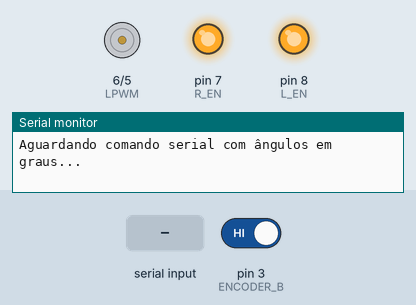
This sketch was run on a simulated Arduino Uno, built with avr-gcc and run on an emulated ATmega328P. Parts: motor-driver pin pairs drawn as motors (green arrow = first pin HIGH = forward, orange = second pin HIGH = backward, longer = more drive), output pins drawn as LEDs (lit = HIGH), the last lines printed to the serial monitor. Inputs (shaded band) come from the test bench; at power-on: pin 3 (ENCODER_B) HIGH.

Above: at 1.2 s.
1.3 s: "30 150 10\n" received over Serial
4.3 s: "1\n" received over Serial
At 5.5 s:
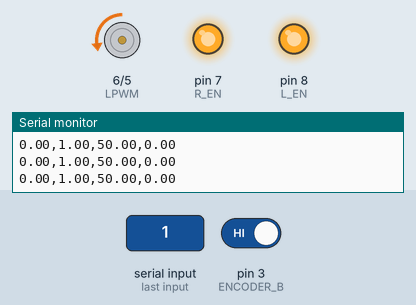
5.8 s: "90 45 200\n" received over Serial
At 7.0 s:
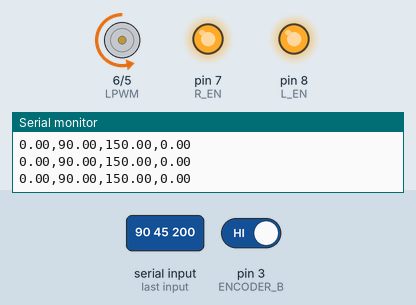
7.3 s: "1 90\n" received over Serial
At 7.6 s:
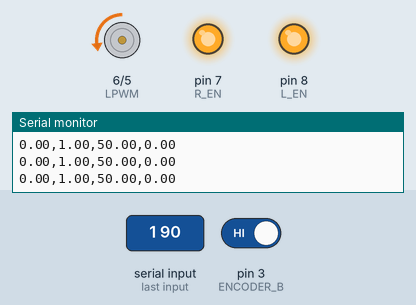
Timing chart, 0 to 9.8 s (numbered marks = the images above; inputs shaded):
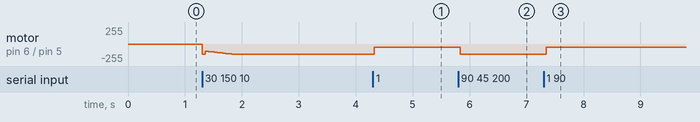

The sketch:

Controle_articulacao_em_Graus_V1.ino
```cpp
// ======================= CONFIGURAÇÕES =========================
#define ENCODER_A 2
#define ENCODER_B 3
#define PULSOS_POR_VOLTA 37000

#define PASSO 23.3               // mm no fuso por volta completa no eixo do motor
#define CURSO_FUSO_MM 60.58       // curso linear total em mm 2.6voltasX23.3 PRECISA AJUSTAR
#define ANGULO_TOTAL_GRAUS 90.0  // rotação correspondente ao curso total do fuso
#define ERRO_PULSOS 200

#define VALOR_PWM_MAX 150
#define VALOR_PWM_MIN 50
#define DELTA_T 50  // ms - intervalo do loop de controle

#define LIMIT_SOMA_ERRO_POS 100000
#define LIMIT_SOMA_ERRO_VEL 50000

// ======================= PINAGEM ===============================
const int RPWM = 5;
const int LPWM = 6;
const int R_EN = 7;
const int L_EN = 8;

// ======================= VARIÁVEIS GLOBAIS =====================
volatile long pulsosEncoder = 0;

float Kp_pos = 0.02;
float Ki_pos = 0.001;

float Kp_vel = 0.153;
float Ki_vel = 0.15;
float Kd_vel = 0.01;

float soma_erro_pos = 0;
float soma_erro_vel = 0;
float erro_vel_anterior = 0;

long pulsosEncoder_anterior = 0;
float vel_atual = 0;

bool movimentoConcluido = true;

#define MAX_MOVIMENTOS 10
float angulosGraus[MAX_MOVIMENTOS];  // agora o comando é em graus
int totalMovimentos = 0;
int indiceMovimento = 0;

long ALVO_PULSOS = 0;

// ======================= SETUP ================================
void setup() {
  pinMode(RPWM, OUTPUT);
  pinMode(LPWM, OUTPUT);
  pinMode(R_EN, OUTPUT);
  pinMode(L_EN, OUTPUT);
  digitalWrite(R_EN, HIGH);
  digitalWrite(L_EN, HIGH);

  pinMode(ENCODER_A, INPUT_PULLUP);
  pinMode(ENCODER_B, INPUT_PULLUP);
  attachInterrupt(digitalPinToInterrupt(ENCODER_B), readEncoder, RISING);

  Serial.begin(115200);
  Serial.println("Aguardando comando serial com ângulos em graus...");
}

// ======================= LOOP ================================
void loop() {
  receberComandoSerial();

  if (indiceMovimento >= totalMovimentos) {
    return;
  }

  if (!movimentoConcluido) {
    long erro_pos = ALVO_PULSOS - pulsosEncoder;

    if (abs(erro_pos) <= ERRO_PULSOS) {
      SetMotor(0, 0);
      movimentoConcluido = true;
      soma_erro_pos = 0;
      soma_erro_vel = 0;
      erro_vel_anterior = 0;

      Serial.println(">>> Movimento concluído <<<");

      indiceMovimento++;
      if (indiceMovimento < totalMovimentos) {
        iniciarNovoMovimento();
      }
    } else {
      // Controle PI de posição → gera velocidade de referência
      soma_erro_pos += erro_pos * (DELTA_T / 1000.0);
      soma_erro_pos = constrain(soma_erro_pos, -LIMIT_SOMA_ERRO_POS, LIMIT_SOMA_ERRO_POS);
      float vel_ref = (Kp_pos * erro_pos) + (Ki_pos * soma_erro_pos);

      // Medição da velocidade atual
      long delta_pulsos = pulsosEncoder - pulsosEncoder_anterior;
      double delta_phi = delta_pulsos * (2 * PI / PULSOS_POR_VOLTA);
      vel_atual = delta_phi / (DELTA_T / 1000.0);  // rad/s
      pulsosEncoder_anterior = pulsosEncoder;

      // Controle PID de velocidade
      float erro_vel = vel_ref - vel_atual;
      soma_erro_vel += erro_vel * (DELTA_T / 1000.0);
      soma_erro_vel = constrain(soma_erro_vel, -LIMIT_SOMA_ERRO_VEL, LIMIT_SOMA_ERRO_VEL);
      float derivada_erro_vel = (erro_vel - erro_vel_anterior) / (DELTA_T / 1000.0);
      erro_vel_anterior = erro_vel;

      float pwm = (Kp_vel * erro_vel) + (Ki_vel * soma_erro_vel) + (Kd_vel * derivada_erro_vel);

      pwm = constrain(abs(pwm), VALOR_PWM_MIN, VALOR_PWM_MAX);
      int direcao = (erro_pos > 0) ? 1 : -1;
      SetMotor(direcao, pwm);

      // Conversões para exibição
      float pos_mm = (pulsosEncoder * PASSO) / PULSOS_POR_VOLTA;
      float alvo_mm = (ALVO_PULSOS * PASSO) / PULSOS_POR_VOLTA;
      float angulo_atual = (pos_mm * ANGULO_TOTAL_GRAUS) / CURSO_FUSO_MM;
      float angulo_alvo = (alvo_mm * ANGULO_TOTAL_GRAUS) / CURSO_FUSO_MM;

      // Saída para plotagem (exemplo: tempo real)
      Serial.print(angulo_atual);
      Serial.print(",");
      Serial.print(angulo_alvo);
      Serial.print(",");
      Serial.print(pwm);
      Serial.print(",");
      Serial.println(vel_atual);
    }

    delay(DELTA_T);
  }
}

// ======================= INICIAR NOVO MOVIMENTO ====================
void iniciarNovoMovimento() {
  float alvo_graus = angulosGraus[indiceMovimento];

  // Converte o alvo em mm e depois para pulsos
  float alvo_mm = (alvo_graus * CURSO_FUSO_MM) / ANGULO_TOTAL_GRAUS;
  long delta_pulsos = (alvo_mm * PULSOS_POR_VOLTA) / PASSO;

  ALVO_PULSOS = pulsosEncoder + delta_pulsos;  // movimento incremental

  soma_erro_pos = 0;
  soma_erro_vel = 0;
  erro_vel_anterior = 0;
  pulsosEncoder_anterior = pulsosEncoder;
  movimentoConcluido = false;

  Serial.print(">>> Iniciando movimento ");
  Serial.print(indiceMovimento + 1);
  Serial.print(": ");
  Serial.print(alvo_graus);
  Serial.println(" graus");
}

// ======================= FUNÇÕES AUXILIARES ========================
void SetMotor(int dir, int pwm) {
  if (dir == 1) {
    analogWrite(RPWM, pwm);
    analogWrite(LPWM, 0);
  } else if (dir == -1) {
    analogWrite(RPWM, 0);
    analogWrite(LPWM, pwm);
  } else {
    analogWrite(RPWM, 0);
    analogWrite(LPWM, 0);
  }
}

void readEncoder() {
  int A = digitalRead(ENCODER_A);
  int B = digitalRead(ENCODER_B);
  if (A == B) pulsosEncoder++;
  else pulsosEncoder--;
}

void receberComandoSerial() {
  static String inputSerial = "";

  while (Serial.available()) {
    char c = Serial.read();
    if (c == '\n') {
      inputSerial.trim();

      totalMovimentos = 0;
      indiceMovimento = 0;

      char inputCStr[100];
      inputSerial.toCharArray(inputCStr, sizeof(inputCStr));

      char* token = strtok(inputCStr, " ");
      while (token != NULL && totalMovimentos < MAX_MOVIMENTOS) {
        angulosGraus[totalMovimentos] = atof(token);
        totalMovimentos++;
        token = strtok(NULL, " ");
      }

      Serial.print("Comando recebido com ");
      Serial.print(totalMovimentos);
      Serial.println(" ângulos.");

      if (totalMovimentos > 0) iniciarNovoMovimento();

      inputSerial = "";
    } else {
      inputSerial += c;
    }
  }
}
```

Measured:
- after the input at 4.3 s, motor on pin 6 (LPWM) / pin 5 (RPWM): backward 150/255 → backward 50/255 at once
- after the input at 5.8 s, motor on pin 6 (LPWM) / pin 5 (RPWM): backward 50/255 → backward 150/255 at once
- after the input at 7.3 s, motor on pin 6 (LPWM) / pin 5 (RPWM): backward 150/255 → backward 50/255 after 0.05 s
